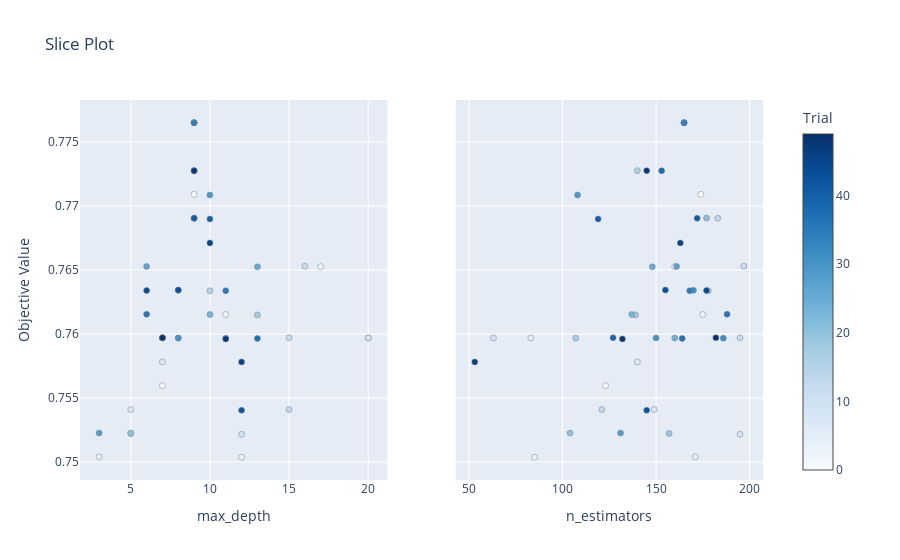

Notebook code for this chart:
### Code cell
# 3. Slice Plot
plot_slice(study)

# again we can see that most optimum range for max_depth and n_estimators are (5,15) and (100,<200)

### Figure 1 — Plotly figure (JSON) as saved in the notebook; plotly's stock layout.template omitted (floating-point values rounded to 4 significant figures)
{"data": [{"marker": {"color": [0, 1, 2, 3, 4, 5, 6, 7, 8, 9, 10, 11, 12, 13, 14, 15, 16, 17, 18, 19, 20, 21, 22, 23, 24, 25, 26, 27, 28, 29, 30, 31, 32, 33, 34, 35, 36, 37, 38, 39, 40, 41, 42, 43, 44, 45, 46, 47, 48, 49], "colorbar": {"title": {"text": "Trial"}, "x": 1, "xpad": 40}, "colorscale": [[0, "rgb(247,251,255)"], [0.125, "rgb(222,235,247)"], [0.25, "rgb(198,219,239)"], [0.375, "rgb(158,202,225)"], [0.5, "rgb(107,174,214)"], [0.625, "rgb(66,146,198)"], [0.75, "rgb(33,113,181)"], [0.875, "rgb(8,81,156)"], [1, "rgb(8,48,107)"]], "line": {"color": "Grey", "width": 0.5}, "showscale": true}, "mode": "markers", "name": "Feasible Trial", "showlegend": false, "type": "scatter", "x": [9, 7, 17, 11, 12, 3, 20, 7, 5, 20, 12, 16, 15, 15, 9, 10, 9, 8, 13, 5, 5, 9, 9, 10, 7, 13, 9, 6, 3, 10, 8, 8, 11, 9, 9, 11, 6, 13, 9, 7, 10, 9, 12, 8, 6, 10, 12, 9, 11, 7], "xaxis": "x", "y": [0.7709, 0.756, 0.7653, 0.7615, 0.7504, 0.7504, 0.7597, 0.7578, 0.7541, 0.7597, 0.7522, 0.7653, 0.7597, 0.7541, 0.769, 0.7634, 0.7728, 0.7597, 0.7615, 0.7522, 0.7523, 0.7691, 0.7765, 0.7615, 0.7597, 0.7652, 0.7765, 0.7653, 0.7523, 0.7709, 0.7597, 0.7634, 0.7597, 0.7765, 0.7765, 0.7634, 0.7615, 0.7597, 0.7727, 0.7597, 0.769, 0.769, 0.754, 0.7634, 0.7634, 0.7671, 0.7578, 0.7728, 0.7596, 0.7597], "yaxis": "y"}, {"marker": {"color": [0, 1, 2, 3, 4, 5, 6, 7, 8, 9, 10, 11, 12, 13, 14, 15, 16, 17, 18, 19, 20, 21, 22, 23, 24, 25, 26, 27, 28, 29, 30, 31, 32, 33, 34, 35, 36, 37, 38, 39, 40, 41, 42, 43, 44, 45, 46, 47, 48, 49], "colorbar": {"title": {"text": "Trial"}, "x": 1, "xpad": 40}, "colorscale": [[0, "rgb(247,251,255)"], [0.125, "rgb(222,235,247)"], [0.25, "rgb(198,219,239)"], [0.375, "rgb(158,202,225)"], [0.5, "rgb(107,174,214)"], [0.625, "rgb(66,146,198)"], [0.75, "rgb(33,113,181)"], [0.875, "rgb(8,81,156)"], [1, "rgb(8,48,107)"]], "line": {"color": "Grey", "width": 0.5}, "showscale": false}, "mode": "markers", "name": "Feasible Trial", "showlegend": false, "type": "scatter", "x": [174, 123, 160, 175, 85, 171, 83, 140, 149, 63, 195, 197, 195, 121, 183, 178, 140, 107, 139, 157, 104, 177, 165, 137, 160, 148, 165, 161, 131, 108, 150, 170, 186, 165, 165, 168, 188, 164, 153, 127, 119, 172, 145, 155, 177, 163, 53, 145, 132, 182], "xaxis": "x2", "y": [0.7709, 0.756, 0.7653, 0.7615, 0.7504, 0.7504, 0.7597, 0.7578, 0.7541, 0.7597, 0.7522, 0.7653, 0.7597, 0.7541, 0.769, 0.7634, 0.7728, 0.7597, 0.7615, 0.7522, 0.7523, 0.7691, 0.7765, 0.7615, 0.7597, 0.7652, 0.7765, 0.7653, 0.7523, 0.7709, 0.7597, 0.7634, 0.7597, 0.7765, 0.7765, 0.7634, 0.7615, 0.7597, 0.7727, 0.7597, 0.769, 0.769, 0.754, 0.7634, 0.7634, 0.7671, 0.7578, 0.7728, 0.7596, 0.7597], "yaxis": "y2"}], "layout": {"title": {"text": "Slice Plot"}, "xaxis": {"anchor": "y", "domain": [0, 0.45], "title": {"text": "max_depth"}}, "xaxis2": {"anchor": "y2", "domain": [0.55, 1], "title": {"text": "n_estimators"}}, "yaxis": {"anchor": "x", "domain": [0, 1], "title": {"text": "Objective Value"}}, "yaxis2": {"anchor": "x2", "domain": [0, 1], "matches": "y", "showticklabels": false}}}
